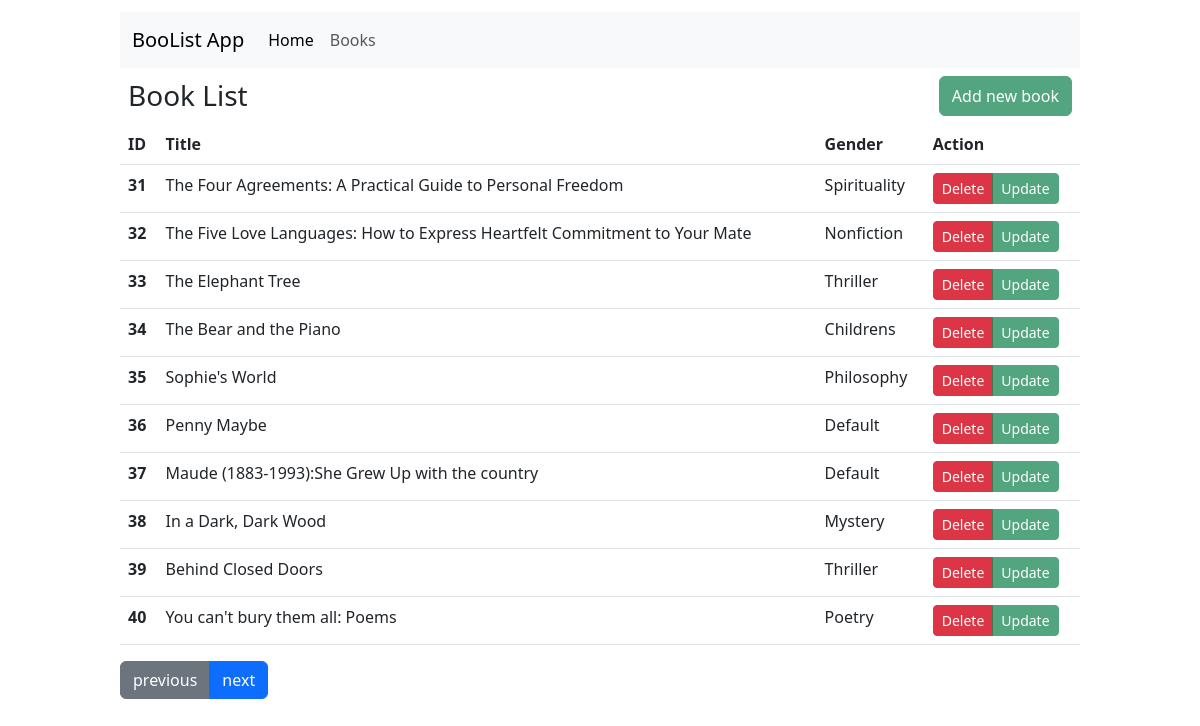
The app's page /books/4-10 with its own data.
### tables this page shows
CREATE TABLE books(
                        id INTEGER PRIMARY KEY AUTOINCREMENT,
                        title TEXT NOT NULL UNIQUE,
                        price_cents INTEGER NOT NULL,
                        description TEXT NOT NULL,
                        category TEXT NOT NULL
        );

### app.py (the view)
@app.route("/books/<int:page>-<int:limit>")
def book_list(page=None, limit=None):
    books =  Book.all(limit=limit, offset=page*limit-limit)
    return render_template('book-list.html', books = books, p=page, l=limit)

### models/bookModel.py (called while the page is built)
    @classmethod
    def from_tuple(cls, t:tuple):
        return Book(t[1], t[2], t[3], t[4], t[0])

    @classmethod
    def all(cls, offset:int = None, limit:int = None) -> list:
        t = Database.fetch_all(BookData.TABLE_NAME, offset=offset, limit=limit)
        l =[]
        for b in t:
            l.append(Book.from_tuple(b))
        return l

### models/database/database.py (called while the page is built)
    @classmethod
    def fetch_all(cls, table_name, limit:int = None, offset:int=None, file_name:str = DATABASE_FILE) -> list[tuple]:
        conn = sqlite3.connect(file_name)
        cur = conn.cursor()
        cur.execute('PRAGMA foreign_key=on;')
        if limit and offset:
            cur.execute(f"SELECT * FROM {table_name} LIMIT {limit} OFFSET {offset};")
        elif limit:
            cur.execute(f"SELECT * FROM {table_name} LIMIT {limit};")
        elif offset:
            cur.execute(f"SELECT * FROM {table_name} OFFSET {offset};")
        else:
            cur.execute(f"SELECT * FROM {table_name};")
        result = cur.fetchall()
        conn.commit()
        cur.close()
        return result

### templates/book-list.html (shortened to what this page needs)
{% extends "base.html" %}
{% block content %}
    <div class="d-flex p-2 justify-content-between">
        <h3 style="margin:3px 0;">Book List</h3>
        <button type="button" class="btn btn-success opacity-75">Add new book</button>
    </div>
    <table class="table table-hover">
        <thead>
            <tr>
                <th scope="col">ID</th>
                <th scope="col">Title</th>
                <th scope="col">Gender</th>
                <th scope="col">Action</th>
            </tr>
        </thead>
        <tbody>
            {% for book in books %}
            <tr>
                <th scope="row">{{ book.ID }}</th>
                <td>{{ book.title }}</td>
                <td>{{ book.category }}</td>
                <td>
                    <div class="btn-group" role="group" aria-label="Basic example">
                        <button type="button" class="btn btn-sm btn-danger" data-bs-toggle="modal" data-bs-target="#delete_{{books.ID}}">Delete</button>
                        <button type="button" class="btn btn-sm btn-success opacity-75">Update</button>
                    </div>
                </td>
            </tr>
            {% endfor %}
        </tbody>
    </table>
    <div class="btn-group">
        {% if p > 1 %}
        <a class="btn btn-secondary" role="button" href="{{ url_for('book_list', page=p-1, limit=l) }}">previous</a>
        {% endif %}
        <a class="btn btn-primary" role="button" href="{{ url_for('book_list', page=p+1, limit=l) }}">next</a>
    </div>
{% endblock %}

### records on screen
books: ID "31", title "The Four Agreements: A Practical Guide to Personal Freedom", category "Spirituality"
books: ID "32", title "The Five Love Languages: How to Express Heartfelt Commitment to Your Mate", category "Nonfiction"
books: ID "33", title "The Elephant Tree", category "Thriller"
books: ID "34", title "The Bear and the Piano", category "Childrens"
books: ID "35", title "Sophie's World", category "Philosophy"
books: ID "36", title "Penny Maybe", category "Default"
books: ID "37", title "Maude (1883-1993):She Grew Up with the country", category "Default"
books: ID "38", title "In a Dark, Dark Wood", category "Mystery"
books: ID "39", title "Behind Closed Doors", category "Thriller"
books: ID "40", title "You can't bury them all: Poems", category "Poetry"
